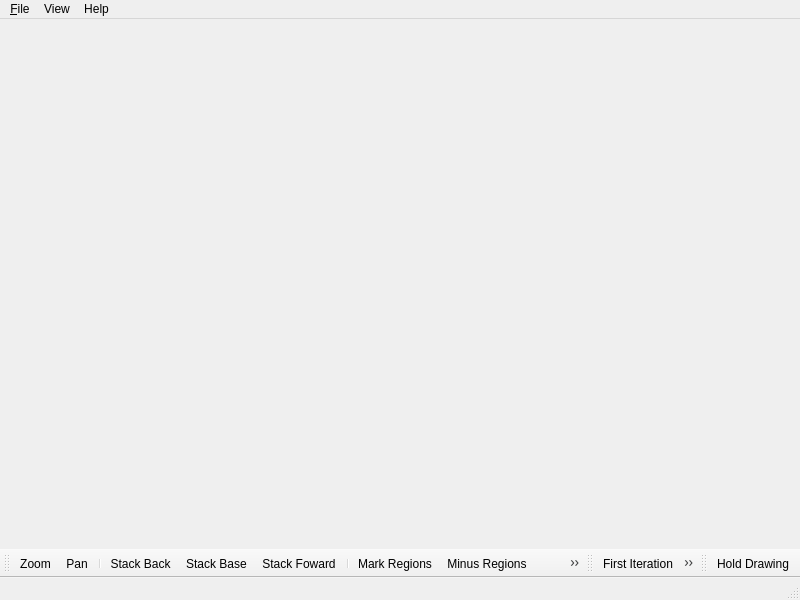
<?xml version="1.0" encoding="UTF-8"?>
<ui version="4.0">
 <class>PlotterWindow</class>
 <widget class="QMainWindow" name="PlotterWindow">
  <property name="geometry">
   <rect>
    <x>0</x>
    <y>0</y>
    <width>800</width>
    <height>600</height>
   </rect>
  </property>
  <property name="sizePolicy">
   <sizepolicy hsizetype="Minimum" vsizetype="Preferred">
    <horstretch>0</horstretch>
    <verstretch>0</verstretch>
   </sizepolicy>
  </property>
  <property name="minimumSize">
   <size>
    <width>0</width>
    <height>600</height>
   </size>
  </property>
  <property name="windowTitle">
   <string>PlotMS</string>
  </property>
  <property name="windowIcon">
   <iconset resource="PlotMSPlotter.qrc">
    <normaloff>:/images/images/plotms.png</normaloff>:/images/images/plotms.png</iconset>
  </property>
  <widget class="QWidget" name="centralwidget">
   <layout class="QGridLayout">
    <property name="margin">
     <number>3</number>
    </property>
    <property name="spacing">
     <number>3</number>
    </property>
   </layout>
  </widget>
  <widget class="QMenuBar" name="menubar">
   <property name="geometry">
    <rect>
     <x>0</x>
     <y>0</y>
     <width>800</width>
     <height>25</height>
    </rect>
   </property>
   <widget class="QMenu" name="menuFile">
    <property name="title">
     <string>&amp;File</string>
    </property>
    <addaction name="actionQuit"/>
   </widget>
   <widget class="QMenu" name="menuView">
    <property name="title">
     <string>View</string>
    </property>
    <widget class="QMenu" name="menuToolBars">
     <property name="title">
      <string>ToolBars</string>
     </property>
     <addaction name="actionToolsToolBar"/>
     <addaction name="actionIterationToolbar"/>
     <addaction name="actionDisplayToolbar"/>
    </widget>
    <addaction name="menuToolBars"/>
   </widget>
   <widget class="QMenu" name="menuHelp">
    <property name="title">
     <string>Help</string>
    </property>
    <addaction name="actionAbout"/>
    <addaction name="actionAboutQt"/>
   </widget>
   <addaction name="menuFile"/>
   <addaction name="menuView"/>
   <addaction name="menuHelp"/>
  </widget>
  <widget class="QStatusBar" name="statusbar"/>
  <widget class="QToolBar" name="toolsToolBar">
   <property name="windowTitle">
    <string>Tools ToolBar</string>
   </property>
   <attribute name="toolBarArea">
    <enum>BottomToolBarArea</enum>
   </attribute>
   <attribute name="toolBarBreak">
    <bool>false</bool>
   </attribute>
   <addaction name="actionZoom"/>
   <addaction name="actionPan"/>
   <addaction name="separator"/>
   <addaction name="actionStackBack"/>
   <addaction name="actionStackBase"/>
   <addaction name="actionStackForward"/>
   <addaction name="separator"/>
   <addaction name="actionMarkRegions"/>
   <addaction name="actionMinusRegions"/>
   <addaction name="actionClearRegions"/>
   <addaction name="actionFlag"/>
   <addaction name="actionUnflag"/>
   <addaction name="actionLocate"/>
  </widget>
  <widget class="QToolBar" name="iterationToolBar">
   <property name="windowTitle">
    <string>Iteration ToolBar</string>
   </property>
   <attribute name="toolBarArea">
    <enum>BottomToolBarArea</enum>
   </attribute>
   <attribute name="toolBarBreak">
    <bool>false</bool>
   </attribute>
   <addaction name="actionIterFirst"/>
   <addaction name="actionIterPrev"/>
   <addaction name="actionIterNext"/>
   <addaction name="actionIterLast"/>
  </widget>
  <widget class="QToolBar" name="displayToolBar">
   <property name="windowTitle">
    <string>Display ToolBar</string>
   </property>
   <attribute name="toolBarArea">
    <enum>BottomToolBarArea</enum>
   </attribute>
   <attribute name="toolBarBreak">
    <bool>false</bool>
   </attribute>
   <addaction name="actionHoldRelease"/>
  </widget>
  <action name="actionQuit">
   <property name="icon">
    <iconset resource="PlotMSPlotter.qrc">
     <normaloff>:/actions/images/quit.png</normaloff>:/actions/images/quit.png</iconset>
   </property>
   <property name="text">
    <string>&amp;Quit</string>
   </property>
  </action>
  <action name="actionClearRegions">
   <property name="icon">
    <iconset resource="PlotMSPlotter.qrc">
     <normaloff>:/actions/images/clear.png</normaloff>:/actions/images/clear.png</iconset>
   </property>
   <property name="text">
    <string>Clear Regions</string>
   </property>
  </action>
  <action name="actionFlag">
   <property name="icon">
    <iconset resource="PlotMSPlotter.qrc">
     <normaloff>:/actions/images/flag.png</normaloff>:/actions/images/flag.png</iconset>
   </property>
   <property name="text">
    <string>Flag</string>
   </property>
  </action>
  <action name="actionUnflag">
   <property name="icon">
    <iconset resource="PlotMSPlotter.qrc">
     <normaloff>:/actions/images/unflag.png</normaloff>:/actions/images/unflag.png</iconset>
   </property>
   <property name="text">
    <string>Unflag</string>
   </property>
  </action>
  <action name="actionLocate">
   <property name="icon">
    <iconset resource="PlotMSPlotter.qrc">
     <normaloff>:/actions/images/locate.png</normaloff>:/actions/images/locate.png</iconset>
   </property>
   <property name="text">
    <string>Locate</string>
   </property>
  </action>
  <action name="actionIterNext">
   <property name="enabled">
    <bool>true</bool>
   </property>
   <property name="icon">
    <iconset resource="PlotMSPlotter.qrc">
     <normaloff>:/actions/images/next.png</normaloff>:/actions/images/next.png</iconset>
   </property>
   <property name="text">
    <string>Next Iteration</string>
   </property>
  </action>
  <action name="actionIterPrev">
   <property name="enabled">
    <bool>true</bool>
   </property>
   <property name="icon">
    <iconset resource="PlotMSPlotter.qrc">
     <normaloff>:/actions/images/prev.png</normaloff>:/actions/images/prev.png</iconset>
   </property>
   <property name="text">
    <string>Previous Iteration</string>
   </property>
  </action>
  <action name="actionToolsToolBar">
   <property name="checkable">
    <bool>true</bool>
   </property>
   <property name="checked">
    <bool>true</bool>
   </property>
   <property name="icon">
    <iconset resource="PlotMSPlotter.qrc">
     <normaloff>:/menu/images/tools_toolbar.png</normaloff>:/menu/images/tools_toolbar.png</iconset>
   </property>
   <property name="text">
    <string>Tools</string>
   </property>
  </action>
  <action name="actionAbout">
   <property name="icon">
    <iconset resource="PlotMSPlotter.qrc">
     <normaloff>:/menu/images/about.png</normaloff>:/menu/images/about.png</iconset>
   </property>
   <property name="text">
    <string>About</string>
   </property>
  </action>
  <action name="actionAboutQt">
   <property name="icon">
    <iconset resource="PlotMSPlotter.qrc">
     <normaloff>:/menu/images/about_qt.png</normaloff>:/menu/images/about_qt.png</iconset>
   </property>
   <property name="text">
    <string>About Qt</string>
   </property>
  </action>
  <action name="actionMarkRegions">
   <property name="checkable">
    <bool>true</bool>
   </property>
   <property name="icon">
    <iconset resource="PlotMSPlotter.qrc">
     <normaloff>:/actions/images/mark.png</normaloff>:/actions/images/mark.png</iconset>
   </property>
   <property name="text">
    <string>Mark Regions</string>
   </property>
  </action>
  <action name="actionZoom">
   <property name="checkable">
    <bool>true</bool>
   </property>
   <property name="icon">
    <iconset resource="PlotMSPlotter.qrc">
     <normaloff>:/actions/images/zoom.png</normaloff>:/actions/images/zoom.png</iconset>
   </property>
   <property name="text">
    <string>Zoom</string>
   </property>
  </action>
  <action name="actionPan">
   <property name="checkable">
    <bool>true</bool>
   </property>
   <property name="icon">
    <iconset resource="PlotMSPlotter.qrc">
     <normaloff>:/actions/images/pan.png</normaloff>:/actions/images/pan.png</iconset>
   </property>
   <property name="text">
    <string>Pan</string>
   </property>
  </action>
  <action name="actionStackBase">
   <property name="icon">
    <iconset resource="PlotMSPlotter.qrc">
     <normaloff>:/actions/images/stack_base.png</normaloff>:/actions/images/stack_base.png</iconset>
   </property>
   <property name="text">
    <string>Stack Base</string>
   </property>
  </action>
  <action name="actionStackBack">
   <property name="icon">
    <iconset resource="PlotMSPlotter.qrc">
     <normaloff>:/actions/images/stack_back.png</normaloff>:/actions/images/stack_back.png</iconset>
   </property>
   <property name="text">
    <string>Stack Back</string>
   </property>
  </action>
  <action name="actionStackForward">
   <property name="icon">
    <iconset resource="PlotMSPlotter.qrc">
     <normaloff>:/actions/images/stack_forward.png</normaloff>:/actions/images/stack_forward.png</iconset>
   </property>
   <property name="text">
    <string>Stack Foward</string>
   </property>
  </action>
  <action name="actionClearPlots">
   <property name="icon">
    <iconset resource="PlotMSPlotter.qrc">
     <normaloff>:/actions/images/clear_plot.png</normaloff>:/actions/images/clear_plot.png</iconset>
   </property>
   <property name="text">
    <string>Clear Plots</string>
   </property>
  </action>
  <action name="actionIterationToolbar">
   <property name="checkable">
    <bool>true</bool>
   </property>
   <property name="checked">
    <bool>true</bool>
   </property>
   <property name="icon">
    <iconset resource="PlotMSPlotter.qrc">
     <normaloff>:/menu/images/iteration_toolbar.png</normaloff>:/menu/images/iteration_toolbar.png</iconset>
   </property>
   <property name="text">
    <string>Iteration</string>
   </property>
  </action>
  <action name="actionIterFirst">
   <property name="enabled">
    <bool>true</bool>
   </property>
   <property name="icon">
    <iconset resource="PlotMSPlotter.qrc">
     <normaloff>:/actions/images/first.png</normaloff>:/actions/images/first.png</iconset>
   </property>
   <property name="text">
    <string>First Iteration</string>
   </property>
  </action>
  <action name="actionIterLast">
   <property name="enabled">
    <bool>true</bool>
   </property>
   <property name="icon">
    <iconset resource="PlotMSPlotter.qrc">
     <normaloff>:/actions/images/last.png</normaloff>:/actions/images/last.png</iconset>
   </property>
   <property name="text">
    <string>Last Iteration</string>
   </property>
  </action>
  <action name="actionHoldRelease">
   <property name="checkable">
    <bool>true</bool>
   </property>
   <property name="text">
    <string>Hold Drawing</string>
   </property>
  </action>
  <action name="actionDisplayToolbar">
   <property name="checkable">
    <bool>true</bool>
   </property>
   <property name="checked">
    <bool>true</bool>
   </property>
   <property name="icon">
    <iconset resource="PlotMSPlotter.qrc">
     <normaloff>:/menu/images/display_toolbar.png</normaloff>:/menu/images/display_toolbar.png</iconset>
   </property>
   <property name="text">
    <string>Display</string>
   </property>
  </action>
  <action name="actionTrackerHover">
   <property name="checkable">
    <bool>true</bool>
   </property>
   <property name="text">
    <string>Tracker Hover</string>
   </property>
  </action>
  <action name="actionTrackerDisplay">
   <property name="checkable">
    <bool>true</bool>
   </property>
   <property name="text">
    <string>Tracker Display</string>
   </property>
  </action>
  <action name="actionCacheLoad">
   <property name="text">
    <string>Load Axes</string>
   </property>
  </action>
  <action name="actionCacheRelease">
   <property name="enabled">
    <bool>false</bool>
   </property>
   <property name="text">
    <string>Release Axes</string>
   </property>
  </action>
  <action name="actionPlotExport">
   <property name="text">
    <string>Export</string>
   </property>
  </action>
  <action name="actionAnnotate">
   <property name="checkable">
    <bool>true</bool>
   </property>
   <property name="text">
    <string>Annotate</string>
   </property>
  </action>
  <action name="actionAnnotateText">
   <property name="checkable">
    <bool>true</bool>
   </property>
   <property name="icon">
    <iconset resource="PlotMSPlotter.qrc">
     <normaloff>:/actions/images/annotate_text.png</normaloff>:/actions/images/annotate_text.png</iconset>
   </property>
   <property name="text">
    <string>Annotate Text</string>
   </property>
  </action>
  <action name="actionAnnotateRectangle">
   <property name="checkable">
    <bool>true</bool>
   </property>
   <property name="icon">
    <iconset resource="PlotMSPlotter.qrc">
     <normaloff>:/actions/images/annotate_rectangle.png</normaloff>:/actions/images/annotate_rectangle.png</iconset>
   </property>
   <property name="text">
    <string>Annotate Rectangle</string>
   </property>
   <property name="toolTip">
    <string>Mark regions by dragging a new rectangle</string>
   </property>
  </action>
  <action name="actionPlot">
   <property name="text">
    <string>Plot</string>
   </property>
  </action>
  <action name="actionMSSummary">
   <property name="text">
    <string>MS Summary</string>
   </property>
  </action>
  <action name="actionMinusRegions">
   <property name="checkable">
    <bool>true</bool>
   </property>
   <property name="icon">
    <iconset resource="PlotMSPlotter.qrc">
     <normaloff>:/actions/images/minus-bv.png</normaloff>:/actions/images/minus-bv.png</iconset>
   </property>
   <property name="text">
    <string>Minus Regions</string>
   </property>
   <property name="iconText">
    <string>Minus Regions</string>
   </property>
   <property name="toolTip">
    <string>Subtract existing regions within new rectangle</string>
   </property>
  </action>
 </widget>
 <resources>
  <include location="PlotMSPlotter.qrc"/>
 </resources>
 <connections>
  <connection>
   <sender>actionToolsToolBar</sender>
   <signal>toggled(bool)</signal>
   <receiver>toolsToolBar</receiver>
   <slot>setVisible(bool)</slot>
   <hints>
    <hint type="sourcelabel">
     <x>-1</x>
     <y>-1</y>
    </hint>
    <hint type="destinationlabel">
     <x>398</x>
     <y>573</y>
    </hint>
   </hints>
  </connection>
  <connection>
   <sender>actionIterationToolbar</sender>
   <signal>toggled(bool)</signal>
   <receiver>iterationToolBar</receiver>
   <slot>setVisible(bool)</slot>
   <hints>
    <hint type="sourcelabel">
     <x>-1</x>
     <y>-1</y>
    </hint>
    <hint type="destinationlabel">
     <x>559</x>
     <y>558</y>
    </hint>
   </hints>
  </connection>
  <connection>
   <sender>actionDisplayToolbar</sender>
   <signal>toggled(bool)</signal>
   <receiver>displayToolBar</receiver>
   <slot>setVisible(bool)</slot>
   <hints>
    <hint type="sourcelabel">
     <x>-1</x>
     <y>-1</y>
    </hint>
    <hint type="destinationlabel">
     <x>679</x>
     <y>558</y>
    </hint>
   </hints>
  </connection>
 </connections>
</ui>
